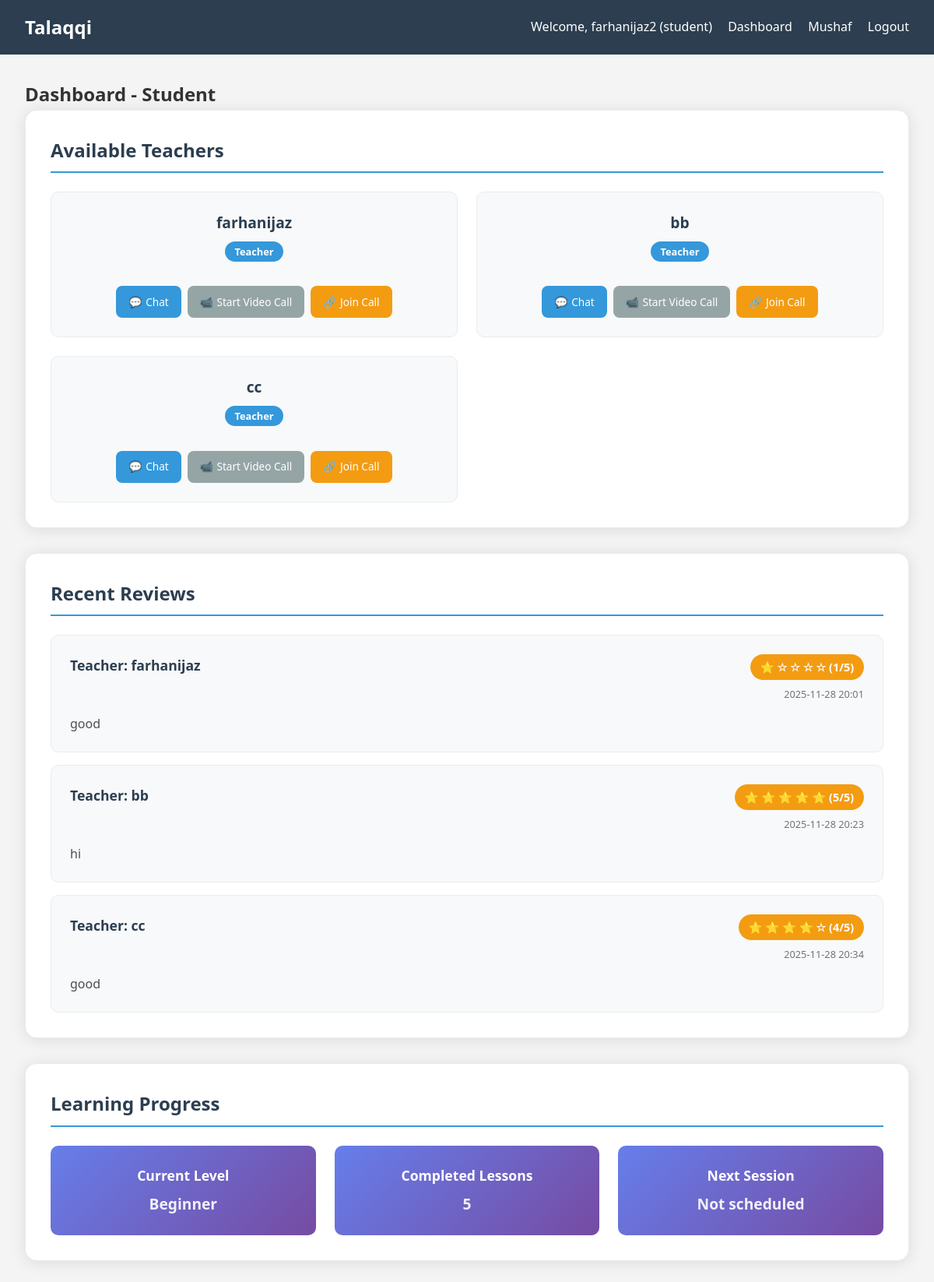
/dashboard (signed in), run on the app's committed database.
### tables this page shows
CREATE TABLE users
                 (id INTEGER PRIMARY KEY AUTOINCREMENT,
                  username TEXT UNIQUE NOT NULL,
                  password TEXT NOT NULL,
                  user_type TEXT NOT NULL,
                  created_at TIMESTAMP DEFAULT CURRENT_TIMESTAMP);

CREATE TABLE reviews
                 (id INTEGER PRIMARY KEY AUTOINCREMENT,
                  teacher_id INTEGER NOT NULL,
                  student_id INTEGER NOT NULL,
                  review TEXT NOT NULL,
                  rating INTEGER NOT NULL,
                  created_at TIMESTAMP DEFAULT CURRENT_TIMESTAMP,
                  FOREIGN KEY (teacher_id) REFERENCES users (id),
                  FOREIGN KEY (student_id) REFERENCES users (id));

### app.py (the view)
@app.route('/dashboard')
def dashboard():
    if 'user_id' not in session:
        return redirect(url_for('login'))
    user_type = session['user_type']
    user_id = session['user_id']
    if user_type == 'teacher':
        students = user_service.get_users_by_type('student')
        reviews = review_service.get_teacher_reviews(user_id)
        teachers = None
    else:
        teachers = user_service.get_users_by_type('teacher')
        reviews = review_service.get_student_reviews(user_id)
        students = None
    return render_template('dashboard.html',
                         user_type=user_type,
                         students=students,
                         teachers=teachers,
                         reviews=reviews)

### app.py (called while the page is built)
    def __enter__(self):
        self.conn = sqlite3.connect(self.db_path)
        self.conn.row_factory = sqlite3.Row
        return self.conn

    def __exit__(self, exc_type, exc_val, exc_tb):
        self.conn.close()

    def get_users_by_type(self, user_type: str) -> List[Dict]:
        with DatabaseConnection() as conn:
            users = conn.execute('SELECT id, username FROM users WHERE user_type = ?',
                               (user_type,)).fetchall()
            return [dict(user) for user in users]

    def get_reviews_by_student(self, student_id: int) -> List[Dict]:
        with DatabaseConnection() as conn:
            reviews = conn.execute('''
                SELECT r.*, u.username as teacher_name
                FROM reviews r
                JOIN users u ON r.teacher_id = u.id
                WHERE r.student_id = ?
            ''', (student_id,)).fetchall()
            return [dict(review) for review in reviews]

    def get_users_by_type(self, user_type: str) -> List[Dict]:
        return self.user_repo.get_users_by_type(user_type)

    def get_student_reviews(self, student_id: int) -> List[Dict]:
        return self.review_repo.get_reviews_by_student(student_id)

### templates/dashboard.html (shortened to what this page needs)
{% extends "base.html" %}
{% block content %}
<div class="dashboard">
    <h2>Dashboard - {{ user_type|title }}</h2>
    {% if user_type == 'teacher' %}
    <div class="dashboard-section">
        <h3>Your Students</h3>
        {% if students %}
        <div class="user-list">
            {% for student in students %}
            <div class="user-card">
                <div class="user-info">
                    <h4>{{ student.username }}</h4>
                    <span class="user-role">Student</span>
                </div>
                <div class="user-actions">
                    <a href="{{ url_for('chat', user_id=student.id) }}" class="btn btn-primary">
                        <span>💬</span>
                        Chat
                    </a>
                    <a href="{{ url_for('create_video_room', other_user_id=student.id) }}" class="btn btn-secondary">
                        <span>📹</span>
                        Video Call
                    </a>
                    <button class="btn btn-info" onclick="openReviewModal({{ student.id }}, '{{ student.username }}')">
                        <span>⭐</span>
                        Add Review
                    </button>
                </div>
            </div>
            {% endfor %}
        </div>
        {% else %}
        <div class="empty-state">
            <p>No students found.</p>
        </div>
        {% endif %}
    </div>
    {% else %}
    <div class="dashboard-section">
        <h3>Available Teachers</h3>
        {% if teachers %}
        <div class="user-list">
            {% for teacher in teachers %}
            <div class="user-card">
                <div class="user-info">
                    <h4>{{ teacher.username }}</h4>
                    <span class="user-role">Teacher</span>
                </div>
                <div class="user-actions">
                    <a href="{{ url_for('chat', user_id=teacher.id) }}" class="btn btn-primary">
                        <span>💬</span>
                        Chat
                    </a>
                    <a href="{{ url_for('create_video_room', other_user_id=teacher.id) }}" class="btn btn-secondary">
                        <span>📹</span>
                        Start Video Call
                    </a>
                    <a href="{{ url_for('join_video_room', other_user_id=teacher.id) }}" class="btn btn-info">
                        <span>🔗</span>
                        Join Call
                    </a>
                </div>
            </div>
            {% endfor %}
        </div>
        {% else %}
        <div class="empty-state">
            <p>No teachers available at the moment.</p>
        </div>
        {% endif %}
    </div>
    {% endif %}
    <div class="dashboard-section">
        <h3>Recent Reviews</h3>
        {% if reviews %}
        <div class="reviews-list">
            {% for review in reviews %}
            <div class="review-card">
                <div class="review-header">
                    <div class="review-user">
                        <strong>
                            {% if user_type == 'teacher' %}
                            Student: {{ review.student_name }}
                            {% else %}
                            Teacher: {{ review.teacher_name }}
                            {% endif %}
                        </strong>
                    </div>
                    <div class="review-meta">
                        <span class="rating">
                            {% for i in range(5) %}
                                {% if i < review.rating %}
                                    ⭐
                                {% else %}
                                    ☆
                                {% endif %}
                            {% endfor %}
                            ({{ review.rating }}/5)
                        </span>
                        <span class="review-date">{{ review.created_at[:16] }}</span>
                    </div>
                </div>
                <div class="review-content">
                    <p>{{ review.review }}</p>
                </div>
            </div>
            {% endfor %}
        </div>
        {% else %}
        <div class="empty-state">
            <p>No reviews yet.</p>
        </div>
        {% endif %}
    </div>
    {% if user_type == 'teacher' %}
    <div class="dashboard-section">
        <h3>Quick Actions</h3>
        <div class="quick-actions">
            <div class="action-card">
                <h4>Manage Students</h4>
                <p>View all your students and their progress</p>
            </div>
            <div class="action-card">
                <h4>Schedule Sessions</h4>
                <p>Plan upcoming learning sessions</p>
            </div>
            <div class="action-card">
                <h4>Teaching Materials</h4>
                <p>Access your teaching resources</p>
            </div>
        </div>
    </div>
    {% else %}
    <div class="dashboard-section">
        <h3>Learning Progress</h3>
        <div class="progress-section">
            <div class="progress-card">
                <h4>Current Level</h4>
                <div class="progress-level">Beginner</div>
            </div>
            <div class="progress-card">
                <h4>Completed Lessons</h4>
                <div class="progress-count">5</div>
            </div>
            <div class="progress-card">
                <h4>Next Session</h4>
                <div class="progress-next">Not scheduled</div>
            </div>
        </div>
    </div>
    {% endif %}
</div>
{% endblock %}

### templates/base.html (shortened to what this page needs)
<!DOCTYPE html>
<html lang="en">
<head>
    <link rel="stylesheet" href="{{ url_for('static', filename='css/style.css') }}">
</head>
<body>
    <nav class="navbar">
        <div class="nav-container">
            <h1 class="logo">Talaqqi</h1>
            <div class="nav-links">
                {% if session.user_id %}
                    <span>Welcome, {{ session.username }} ({{ session.user_type }})</span>
                    <a href="{{ url_for('dashboard') }}">Dashboard</a>
                    <a href="{{ url_for('mushaf') }}">Mushaf</a>
                    <a href="{{ url_for('logout') }}">Logout</a>
                {% else %}
                    <a href="{{ url_for('login') }}">Login</a>
                    <a href="{{ url_for('register') }}">Register</a>
                {% endif %}
            </div>
        </div>
    </nav>
    <div class="container">
        {% block content %}{% endblock %}
    </div>
</body>
</html>

### static/css/style.css (style rules this page uses)
* { margin: 0; padding: 0; box-sizing: border-box; }
body { font-family: 'Segoe UI', Tahoma, Geneva, Verdana, sans-serif; line-height: 1.6; color: #333; background-color: #f4f4f4; }
.navbar { background: #2c3e50; color: white; padding: 1rem 0; }
.nav-container { max-width: 1200px; margin: 0 auto; display: flex; justify-content: space-between; align-items: center; padding: 0 2rem; }
.logo { font-size: 1.5rem; font-weight: bold; }
.nav-links a { color: white; text-decoration: none; margin-left: 1rem; }
.container { max-width: 1200px; margin: 0 auto; padding: 2rem; }
.btn { display: inline-block; padding: 0.75rem 1.5rem; border: none; border-radius: 5px; text-decoration: none; text-align: center; cursor: pointer; font-size: 1rem; transition: background-color 0.3s; }
.btn-primary { background: #3498db; color: white; }
.btn-secondary { background: #95a5a6; color: white; }
.btn-info { background: #f39c12; color: white; }
.dashboard-section { background: white; padding: 2rem; border-radius: 10px; box-shadow: 0 2px 10px rgba(0,0,0,0.1); margin-bottom: 2rem; }
.user-list { display: grid; grid-template-columns: repeat(auto-fill, minmax(300px, 1fr)); gap: 1rem; }
.user-card { border: 1px solid #ddd; padding: 1rem; border-radius: 5px; }
.user-actions { display: flex; gap: 0.5rem; margin-top: 1rem; }
.user-actions .btn { padding: 0.5rem 1rem; font-size: 0.9rem; }
.reviews-list { display: flex; flex-direction: column; gap: 1rem; }
.review-card { border: 1px solid #ddd; padding: 1rem; border-radius: 5px; background: #f9f9f9; }
.review-header { display: flex; justify-content: space-between; align-items: center; margin-bottom: 0.5rem; }
.rating { background: #f39c12; color: white; padding: 0.25rem 0.5rem; border-radius: 3px; font-size: 0.9rem; }

### data on the page
users: username "farhanijaz"
users: username "bb"
users: username "cc"
reviews: teacher_name "farhanijaz", rating "1", created_at "2025-11-28 20:01", review "good"
reviews: teacher_name "bb", rating "5", created_at "2025-11-28 20:23", review "hi"
reviews: teacher_name "cc", rating "4", created_at "2025-11-28 20:34", review "good"

### other printed values
{{ session.username }} "farhanijaz2"
{{ session.user_type }} "student"
{{ user_type|title }} "Student"
